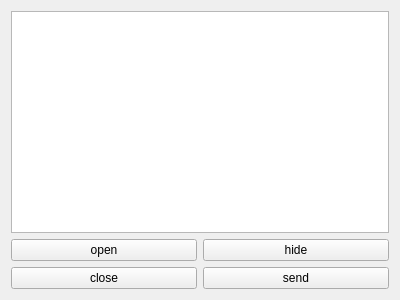
<?xml version="1.0" encoding="UTF-8"?>
<ui version="4.0">
 <class>Form_pa</class>
 <widget class="QWidget" name="Form_pa">
  <property name="geometry">
   <rect>
    <x>0</x>
    <y>0</y>
    <width>400</width>
    <height>300</height>
   </rect>
  </property>
  <property name="windowTitle">
   <string>father</string>
  </property>
  <layout class="QVBoxLayout" name="verticalLayout">
   <item>
    <widget class="QTextEdit" name="textEdit_pa"/>
   </item>
   <item>
    <layout class="QGridLayout" name="gridLayout">
     <item row="0" column="0">
      <widget class="QPushButton" name="pushButton_open">
       <property name="text">
        <string>open</string>
       </property>
      </widget>
     </item>
     <item row="0" column="1">
      <widget class="QPushButton" name="pushButton_hide">
       <property name="text">
        <string>hide</string>
       </property>
      </widget>
     </item>
     <item row="1" column="0">
      <widget class="QPushButton" name="pushButton_close">
       <property name="text">
        <string>close</string>
       </property>
      </widget>
     </item>
     <item row="1" column="1">
      <widget class="QPushButton" name="pushButton_pa">
       <property name="text">
        <string>send</string>
       </property>
      </widget>
     </item>
    </layout>
   </item>
  </layout>
 </widget>
 <resources/>
 <connections/>
</ui>
